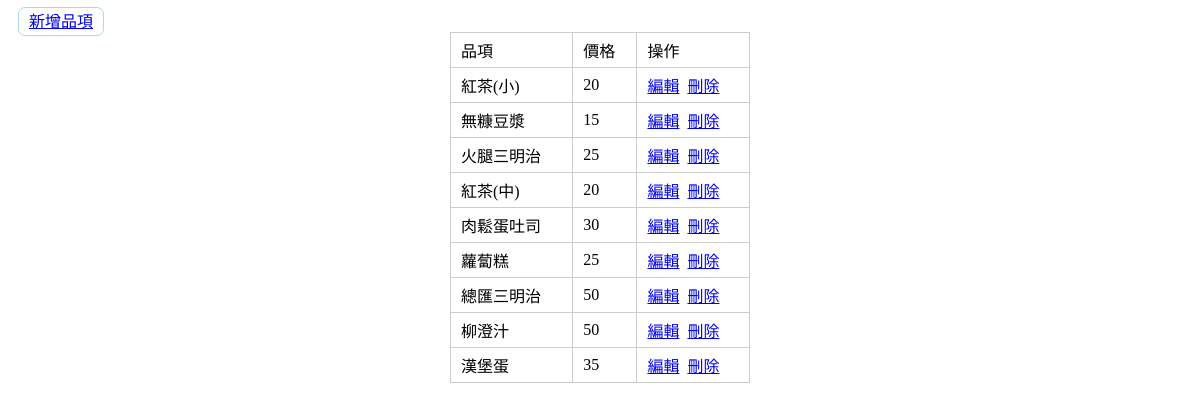
The page /sql/index.php on the database its author committed.
### tables this page shows
CREATE TABLE `products` (
  `id` int(10) UNSIGNED NOT NULL,
  `name` varchar(12) NOT NULL,
  `price` int(3) UNSIGNED NOT NULL,
  `up` tinyint(1) UNSIGNED NOT NULL,
  `created_time` timestamp NOT NULL DEFAULT current_timestamp(),
  `updated_time` timestamp NOT NULL DEFAULT current_timestamp() ON UPDATE current_timestamp()
);

### sql/index.php (the view, shortened to what this page needs)
<!DOCTYPE html>
<html lang="en">
<head>
</head>
<body>
<?php
$dsn="mysql:host=localhost;charset=utf8;dbname=store" ;
$pdo=new PDO($dsn,'root','');
$sql="select * from `products`";
$rows=$pdo->query($sql)->fetchAll(PDO::FETCH_ASSOC);
echo "<a href='add_form.php' class='btn-add'>新增品項</a>";
echo "<table>";
echo "<tr>";
echo "<td>品項</td>";
echo "<td>價格</td>";
echo "<td>操作</td>";
echo "</tr>";
foreach($rows as $row){
    echo "<tr>";
        echo "<td>";
            echo $row['name'];
        echo "</td>";
        echo "<td>";
            echo $row['price'];
        echo "</td>";
        echo "<td>";
            echo "<a href='edit_form.php?id={$row['id']}'>";
            echo '編輯';
            echo "</a>&nbsp;&nbsp;";
            echo "<a href='del.php?id={$row['id']}'>";
            echo '刪除';
            echo "</a>";
        echo "</td>";
    echo "</tr>";
}
echo "</table>";
 ?>
</body>
</html>

### sql/index.php (style rules this page uses)
table { border-collapse:collapse; width:300px; margin:auto; }
td { border:1px solid #ccc; padding:5px 10px; }
.btn-add { padding:5px 10px; border:1px solid lightblue; border-radius :7px; margin:10px; }

### rows shown on the page
products: name "紅茶(小)", price "20"
products: name "無糠豆漿", price "15"
products: name "火腿三明治", price "25"
products: name "紅茶(中)", price "20"
products: name "肉鬆蛋吐司", price "30"
products: name "蘿蔔糕", price "25"
products: name "總匯三明治", price "50"
products: name "柳澄汁", price "50"
products: name "漢堡蛋", price "35"
